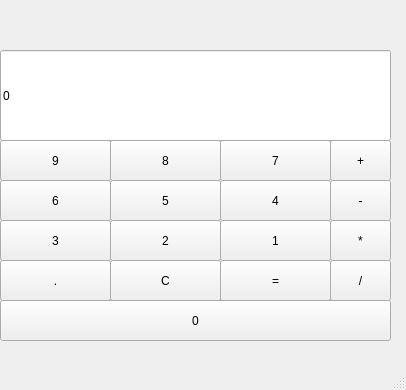
<?xml version="1.0" encoding="UTF-8"?>
<ui version="4.0">
 <class>MainWindow</class>
 <widget class="QMainWindow" name="MainWindow">
  <property name="geometry">
   <rect>
    <x>0</x>
    <y>0</y>
    <width>406</width>
    <height>390</height>
   </rect>
  </property>
  <property name="windowTitle">
   <string>MainWindow</string>
  </property>
  <widget class="QWidget" name="centralwidget">
   <widget class="QPushButton" name="neuf">
    <property name="geometry">
     <rect>
      <x>0</x>
      <y>140</y>
      <width>111</width>
      <height>41</height>
     </rect>
    </property>
    <property name="text">
     <string>9</string>
    </property>
   </widget>
   <widget class="QPushButton" name="huit">
    <property name="geometry">
     <rect>
      <x>110</x>
      <y>140</y>
      <width>111</width>
      <height>41</height>
     </rect>
    </property>
    <property name="text">
     <string>8</string>
    </property>
   </widget>
   <widget class="QPushButton" name="sept">
    <property name="geometry">
     <rect>
      <x>220</x>
      <y>140</y>
      <width>111</width>
      <height>41</height>
     </rect>
    </property>
    <property name="text">
     <string>7</string>
    </property>
   </widget>
   <widget class="QPushButton" name="plus">
    <property name="geometry">
     <rect>
      <x>330</x>
      <y>140</y>
      <width>61</width>
      <height>41</height>
     </rect>
    </property>
    <property name="text">
     <string>+</string>
    </property>
   </widget>
   <widget class="QPushButton" name="cinq">
    <property name="geometry">
     <rect>
      <x>110</x>
      <y>180</y>
      <width>111</width>
      <height>41</height>
     </rect>
    </property>
    <property name="text">
     <string>5</string>
    </property>
   </widget>
   <widget class="QPushButton" name="six">
    <property name="geometry">
     <rect>
      <x>0</x>
      <y>180</y>
      <width>111</width>
      <height>41</height>
     </rect>
    </property>
    <property name="text">
     <string>6</string>
    </property>
   </widget>
   <widget class="QPushButton" name="quatre">
    <property name="geometry">
     <rect>
      <x>220</x>
      <y>180</y>
      <width>111</width>
      <height>41</height>
     </rect>
    </property>
    <property name="text">
     <string>4</string>
    </property>
   </widget>
   <widget class="QPushButton" name="moins">
    <property name="geometry">
     <rect>
      <x>330</x>
      <y>180</y>
      <width>61</width>
      <height>41</height>
     </rect>
    </property>
    <property name="text">
     <string>-</string>
    </property>
   </widget>
   <widget class="QPushButton" name="deux">
    <property name="geometry">
     <rect>
      <x>110</x>
      <y>220</y>
      <width>111</width>
      <height>41</height>
     </rect>
    </property>
    <property name="text">
     <string>2</string>
    </property>
   </widget>
   <widget class="QPushButton" name="trois">
    <property name="geometry">
     <rect>
      <x>0</x>
      <y>220</y>
      <width>111</width>
      <height>41</height>
     </rect>
    </property>
    <property name="text">
     <string>3</string>
    </property>
   </widget>
   <widget class="QPushButton" name="un">
    <property name="geometry">
     <rect>
      <x>220</x>
      <y>220</y>
      <width>111</width>
      <height>41</height>
     </rect>
    </property>
    <property name="text">
     <string>1</string>
    </property>
   </widget>
   <widget class="QPushButton" name="fois">
    <property name="geometry">
     <rect>
      <x>330</x>
      <y>220</y>
      <width>61</width>
      <height>41</height>
     </rect>
    </property>
    <property name="text">
     <string>*</string>
    </property>
   </widget>
   <widget class="QPushButton" name="point">
    <property name="geometry">
     <rect>
      <x>0</x>
      <y>260</y>
      <width>111</width>
      <height>41</height>
     </rect>
    </property>
    <property name="text">
     <string>.</string>
    </property>
   </widget>
   <widget class="QPushButton" name="supprime">
    <property name="geometry">
     <rect>
      <x>110</x>
      <y>260</y>
      <width>111</width>
      <height>41</height>
     </rect>
    </property>
    <property name="text">
     <string>C</string>
    </property>
   </widget>
   <widget class="QPushButton" name="egal">
    <property name="geometry">
     <rect>
      <x>220</x>
      <y>260</y>
      <width>111</width>
      <height>41</height>
     </rect>
    </property>
    <property name="text">
     <string>=</string>
    </property>
   </widget>
   <widget class="QPushButton" name="diviser">
    <property name="geometry">
     <rect>
      <x>330</x>
      <y>260</y>
      <width>61</width>
      <height>41</height>
     </rect>
    </property>
    <property name="text">
     <string>/</string>
    </property>
   </widget>
   <widget class="QLineEdit" name="afficheur">
    <property name="geometry">
     <rect>
      <x>0</x>
      <y>50</y>
      <width>391</width>
      <height>91</height>
     </rect>
    </property>
    <property name="text">
     <string>0</string>
    </property>
   </widget>
   <widget class="QPushButton" name="zero">
    <property name="geometry">
     <rect>
      <x>0</x>
      <y>300</y>
      <width>391</width>
      <height>41</height>
     </rect>
    </property>
    <property name="text">
     <string>0</string>
    </property>
   </widget>
  </widget>
  <widget class="QMenuBar" name="menubar">
   <property name="geometry">
    <rect>
     <x>0</x>
     <y>0</y>
     <width>406</width>
     <height>22</height>
    </rect>
   </property>
  </widget>
  <widget class="QStatusBar" name="statusbar"/>
 </widget>
 <resources/>
 <connections/>
</ui>
